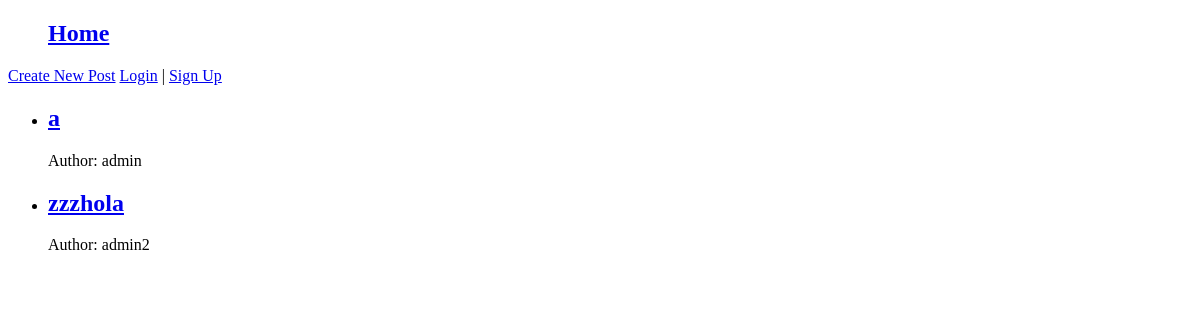
/, run on an earlier commit of the app's database.
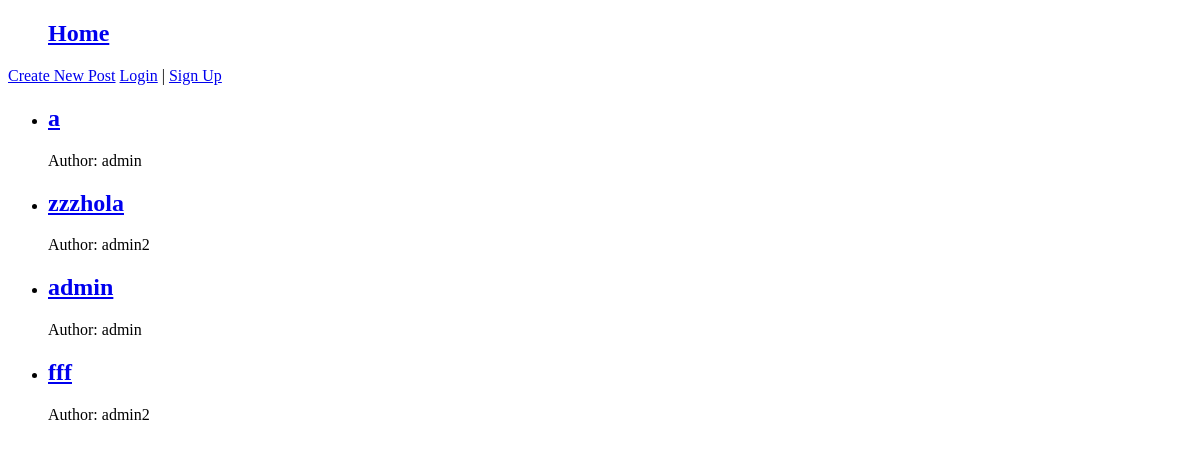
And on a later commit of the database.
### blog/models.py (models this page shows, shortened)
class Post(models.Model):
    title = models.CharField(max_length=200)
    content = models.TextField()
    created_at = models.DateTimeField(auto_now_add=True)
    updated_at = models.DateTimeField(auto_now=True)
    author = models.ForeignKey('auth.User', on_delete=models.CASCADE)

### blog/views.py (the view)
# urls.py: path('', PostListView.as_view(), name='post_list'),
class PostListView( ListView):
    model = Post
    template_name = 'post_list.html'

### templates/post_list.html
{% extends "_base.html" %}
{% block content %}
    <ul>
        {% for post in post_list %}
            <li>
                <h2><a href="{% url 'post_detail' post.pk %}">{{ post.title }}</a></h2>
                <p>Author: {{ post.author }}</p>
            </li>
        {% endfor %}
    </ul>
    {% endblock content %}

### templates/_base.html (shortened to what this page needs)
{% load static %}
<!DOCTYPE html>
<html lang="en">
<head>
</head>
<body>
    <header>
        <nav>
            <ul>
                <h1>
                    <a href="{% url 'post_list' %}">Home</a>
                </h1>
            </ul>
        </nav>
            <a href="{% url 'post_new' %}">Create New Post</a>
        {% if user.is_authenticated %}
            <p>Welcome, {{ user.username }}!</p>
            <form action="{% url 'logout' %}" method="post">
                {% csrf_token %}
                <button type="submit">Logout</button>
            </form>
        {% else %}
            <a href="{% url 'login' %}">Login</a>  |
            <a href="{% url 'signup' %}">Sign Up</a>
        {% endif %}
    </header>
    {% block content %}
    {% endblock %}
</body>
</html>

What changed in the data, as far as the page shows it:
added Post: title "admin", author "admin"
added Post: title "fff", author "admin2"
